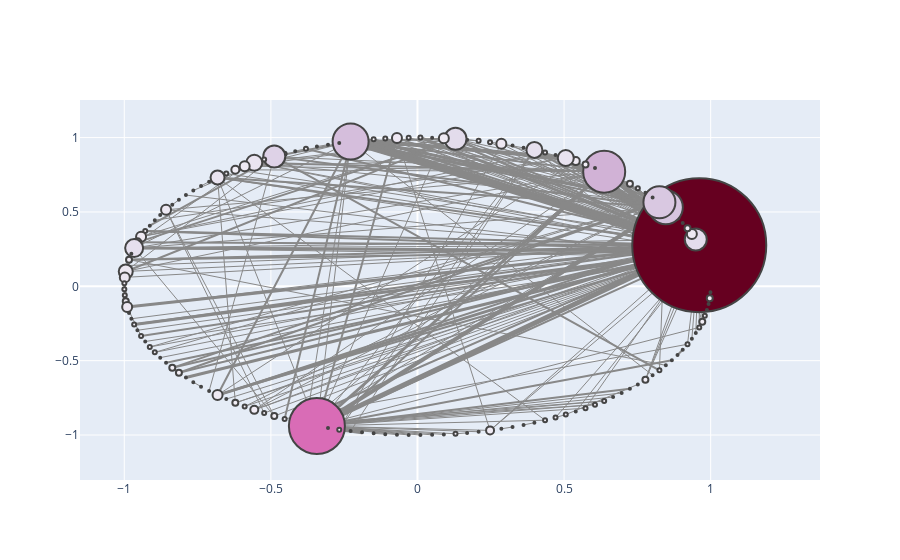

The notebook cell saved with this chart:
### Markdown cell above
# PageRank

### Code cell
ericGraphSpring = ericGraph.copy()
applyLayout(ericGraphSpring, nx.circular_layout)
configure_plotly_browser_state()
plotNetworkSizeColorByMeasure(ericGraphSpring,'PageRank')
